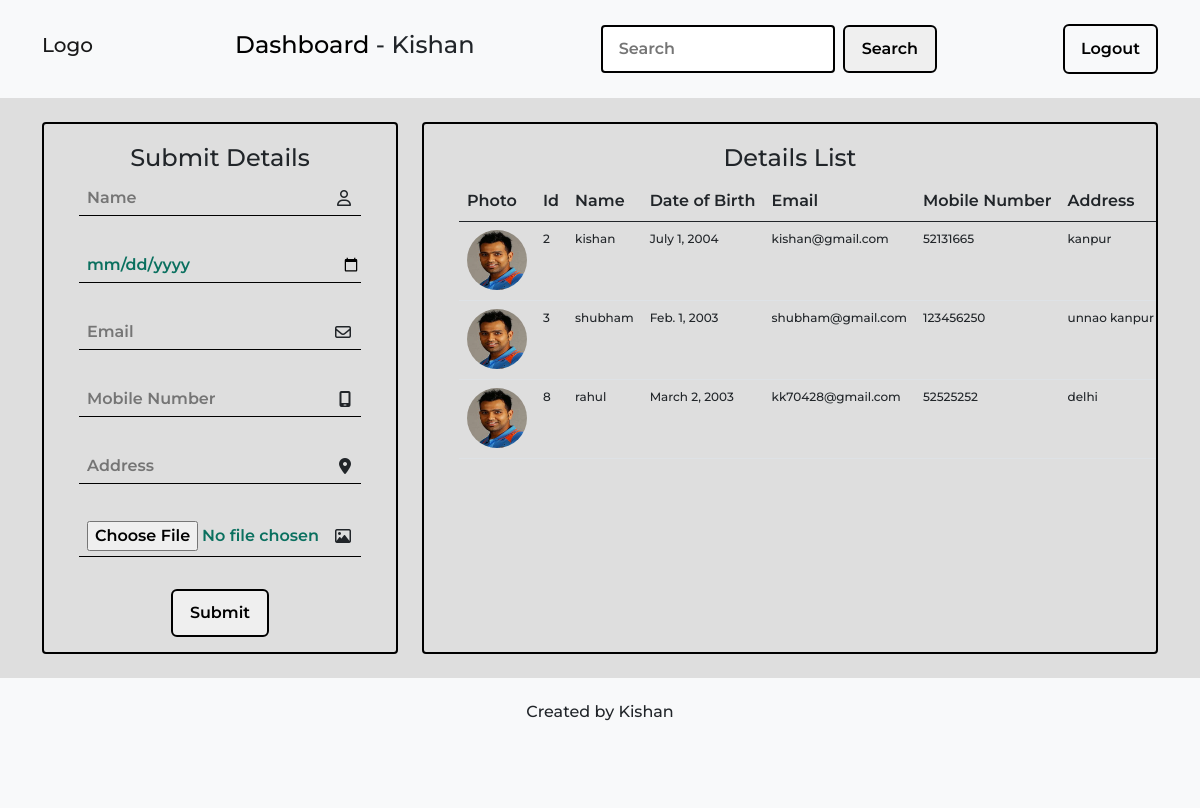
The page /dashboard/ (signed in) on the database its author committed.
### webapp/models.py (models this page shows, shortened)
class formDetails(models.Model):
    name=models.CharField(max_length=50)
    dob=models.DateField(editable=True)
    email=models.EmailField()
    mobile=models.CharField(max_length=20)
    address=models.TextField()
    photo=models.ImageField(upload_to='images/', null=True)
    user=models.ForeignKey(User, on_delete=models.CASCADE)
    reg_date=models.DateTimeField(auto_now_add=True)

### webapp/views.py (the view, shortened to what this page needs)
# urls.py: path('dashboard/',views.dashboard,name='dashboard'),
@login_required(login_url='login')
def dashboard(request):
     form=formDetails()
     details=formDetails.objects.filter(user=request.user)
     context={'form':form, 'data':details}
     return render(request, 'webapp/dashboard.html', context)

### templates/webapp/dashboard.html (shortened to what this page needs)
{% extends 'webapp/base.html'%}
{% block content %}
<nav class="navbar navbar-expand-sm navbar-light bg-light  pt-4  pb-4">
  <div class="container">
    <h1 class="navbar-brand">Logo</h1>
    <div class="collapse navbar-collapse" id="navbarSupportedContent">
      <ul class="navbar-nav me-auto ms-auto mb-2 mb-lg-0">
              <h4><a href="{% url 'dashboard' %}" class="dbtn" >Dashboard</a> - {{user.username | capfirst }}</h4>
      </ul>
    <form method="post" action="{% url 'dashboard/search' %}"
      class="d-flex position-relative me-auto me-auto">
        <input class=" search-box me-2 " type="search" name="query" placeholder="Search" aria-label="Search">
        <button class="" type="submit">Search</button>
      </form>
        <a class="dashbtn" href="{% url 'logout' %}">Logout</a>
    </div>
  </div>
</nav>
<div class="container  mt-4">
    <div class="row">
      <div class="col-12 col-sm-4">
          <div class="dashform"  style="height: 532px;   border: 2px solid black; border-radius: 4px;">
               <h4 class="text-center">Submit Details</h4>
            <form method="POST" action="{% url 'dashboard' %}"  enctype="multipart/form-data" >
              <div class="mb-3  input-box">
                <input type="text" name="name" placeholder="Name"  required>
                <i class="fa-regular fa-user form-icon"></i>
              </div>
              <div class="mb-3 input-box">
                <input type="date" name="dob" placeholder="Date of Birth" required>
              </div>
              <div class="mb-3 input-box">
                  <input type="email" name="email" placeholder="Email" required>
                  <i class="fa-regular fa-envelope  form-icon"></i>
               </div>
              <div class="mb-3 input-box">
                <input type="text" name="mobile" placeholder="Mobile Number"  required>
                <i class="fa-solid fa-mobile-screen form-icon"></i>
              </div>
              <div class="mb-3  input-box">
                <input type="text" name="address"  placeholder="Address" required>
                <i class="fa-solid fa-location-dot form-icon "></i>
              </div>
              <div class="mb-3 input-box ">
                <input type="file" name="photo"   placeholder="Photo"  >
                <i class="fa-regular fa-image form-icon"></i>
              </div>
              <div class="text-center"><button type="submit"  >Submit</button></div>
            </form>
          </div>
      </div>
      <div class="col-12 col-sm-8 mt--4">
        <div class="dashform" style="height: 532px;border: 2px solid black; border-radius: 4px;
                       overflow: auto;   ">
          <h4 class="text-center">Details List</h4>
          <table class="table">
            <thead>
                <tr>
                    <th>Photo</th>
                    <th>Id</th>
                    <th>Name</th>
                    <th>Date of Birth</th>
                    <th>Email</th>
                    <th>Mobile Number</th>
                    <th>Address</th>
                </tr>
            </thead>
            <tbody>
                {% for x in data %}
                <tr class="">
                          <td>
                            <div class="rounded-circle thumbnail-photo" style="width: 60px; height: 60px; overflow: hidden;
                                   "
                                data-photo-url="{{ x.photo.url }}">
                                <img src="{{ x.photo.url }}" alt="{{ x.name }}" width="100%" height="100%">
                            </div>
                        </td>
                        <td class="details-column pt-2" >{{ x.id }}</td>
                        <td class="details-column" >{{ x.name }}</td>
                        <td class="details-column" >{{ x.dob }}</td>
                        <td class="details-column">{{ x.email }}</td>
                        <td class="details-column">{{ x.mobile }}</td>
                        <td class="details-column" style="white-space: nowrap; overflow: hidden; text-overflow: ellipsis;" >{{ x.address }}</td>
                      </tr>
                {% endfor %}
            </tbody>
        </table>
        </div>
      </div>
    </div>
  </div>
    <footer class="containe-sm bg-light mt-4 pt-4 pb-3" style="height:130px;">
      <h6 class="text-center "> Created by Kishan </h6>
   </footer>
  {% endblock %}

### templates/webapp/base.html (shortened to what this page needs)
{% load static %}
<!DOCTYPE html>
<html lang="en">
<head>
    <link href="https://cdn.jsdelivr.net/npm/bootstrap@5.0.2/dist/css/bootstrap.min.css" rel="stylesheet">
    <link rel="stylesheet" href="{% static 'css/style.css' %}">
</head>
<body>
  </body>
  </html>
{% block content %}
{% endblock %}

### static/css/style.css (style rules this page uses)
* { margin: 0; padding: 0; box-sizing: border-box; font-family: 'Roboto', sans-serif; font-family: 'Montserrat', sans-serif; }
html { height: 100%; }
body { background-color:rgb(222,222,222); }
button { position: relative; border: 2px solid black; color: black; font-weight: 600; padding: 10px 17px; border-radius: 6px; transition: all cubic-bezier(0.215, 0.610, 0.355, 1); text-decoration: none; }
.form-icon { position: absolute; top: 50%; right: 10px; transform: translateY(-50%); font-size: 16px; padding-bottom: 16px; }
.dbtn { text-decoration: none; color: black; }
.dashbtn { position: relative; border: 2px solid black; color: black; font-weight: 600; padding: 11px 16px; border-radius: 6px; text-decoration: none; }
.search-box { border: 2px solid black; border-radius: 4px; outline: none; padding:4px 16px; font-size: 16px; color: #0a705f; font-family: 'Montserrat'; font-weight: 600; }
.dashform { padding: 20px 35px ; }
.dashform input { width: 100%; font-size: 16px; color: #0a705f; font-family: 'Montserrat'; font-weight: 600; border: none; padding: 5px 0; padding-left: 8px; border-bottom: 1px solid black; margin-bottom: 16px; outline: none; background: transparent; }
.input-box { position: relative; }
table th { font-weight: 600; white-space: nowrap; word-wrap: normal; }
.details-column { font-size: 12px; font-weight: 500; }

### rows shown on the page
formDetails: photo (picture), id "2", name "kishan", dob "July 1, 2004", email "kishan@gmail.com", mobile "52131665", address "kanpur"
formDetails: photo (picture), id "3", name "shubham", dob "Feb. 1, 2003", email "shubham@gmail.com", mobile "123456250", address "unnao kanpur"
formDetails: photo (picture), id "8", name "rahul", dob "March 2, 2003", email "kk70428@gmail.com", mobile "52525252", address "delhi"

### other values the page prints
{{ user.username | capfirst }} "Kishan"
